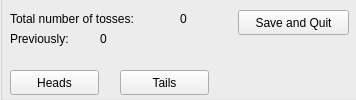
<?xml version="1.0" encoding="UTF-8"?>
<ui version="4.0">
 <class>Form</class>
 <widget class="QWidget" name="Form">
  <property name="geometry">
   <rect>
    <x>0</x>
    <y>0</y>
    <width>356</width>
    <height>100</height>
   </rect>
  </property>
  <property name="windowTitle">
   <string>Form</string>
  </property>
  <widget class="QLabel" name="label">
   <property name="geometry">
    <rect>
     <x>10</x>
     <y>10</y>
     <width>171</width>
     <height>17</height>
    </rect>
   </property>
   <property name="text">
    <string>Total number of tosses:</string>
   </property>
  </widget>
  <widget class="QLabel" name="current">
   <property name="geometry">
    <rect>
     <x>180</x>
     <y>10</y>
     <width>31</width>
     <height>17</height>
    </rect>
   </property>
   <property name="text">
    <string>0</string>
   </property>
  </widget>
  <widget class="QLabel" name="prev_label">
   <property name="geometry">
    <rect>
     <x>10</x>
     <y>30</y>
     <width>171</width>
     <height>17</height>
    </rect>
   </property>
   <property name="text">
    <string>Previously: </string>
   </property>
  </widget>
  <widget class="QLabel" name="previous">
   <property name="geometry">
    <rect>
     <x>100</x>
     <y>30</y>
     <width>31</width>
     <height>17</height>
    </rect>
   </property>
   <property name="text">
    <string>0</string>
   </property>
  </widget>
  <widget class="QGroupBox" name="disable_box">
   <property name="geometry">
    <rect>
     <x>0</x>
     <y>-20</y>
     <width>361</width>
     <height>121</height>
    </rect>
   </property>
   <property name="title">
    <string/>
   </property>
   <widget class="QPushButton" name="tails">
    <property name="geometry">
     <rect>
      <x>120</x>
      <y>90</y>
      <width>89</width>
      <height>25</height>
     </rect>
    </property>
    <property name="text">
     <string>Tails</string>
    </property>
   </widget>
   <widget class="QPushButton" name="heads">
    <property name="geometry">
     <rect>
      <x>10</x>
      <y>90</y>
      <width>89</width>
      <height>25</height>
     </rect>
    </property>
    <property name="text">
     <string>Heads</string>
    </property>
   </widget>
   <widget class="QPushButton" name="quit">
    <property name="geometry">
     <rect>
      <x>238</x>
      <y>30</y>
      <width>111</width>
      <height>25</height>
     </rect>
    </property>
    <property name="text">
     <string>Save and Quit</string>
    </property>
   </widget>
  </widget>
 </widget>
 <resources/>
 <connections/>
</ui>
